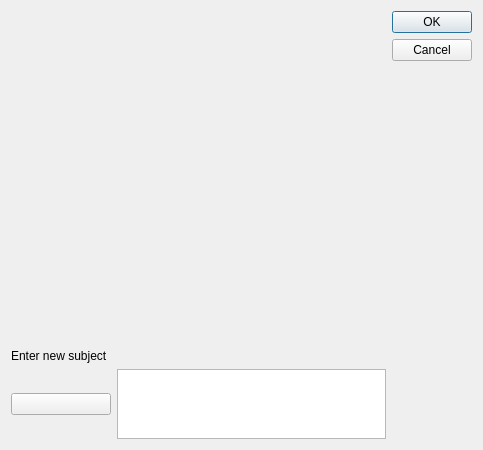
<?xml version="1.0" encoding="UTF-8"?>
<ui version="4.0">
 <class>GroupSubjectDialog</class>
 <widget class="QDialog" name="GroupSubjectDialog">
  <property name="geometry">
   <rect>
    <x>0</x>
    <y>0</y>
    <width>483</width>
    <height>450</height>
   </rect>
  </property>
  <property name="windowTitle">
   <string>Change Subject</string>
  </property>
  <layout class="QHBoxLayout" name="horizontalLayout_2">
   <item>
    <layout class="QVBoxLayout" name="verticalLayout">
     <item>
      <spacer name="verticalSpacer">
       <property name="orientation">
        <enum>Qt::Vertical</enum>
       </property>
       <property name="sizeHint" stdset="0">
        <size>
         <width>20</width>
         <height>40</height>
        </size>
       </property>
      </spacer>
     </item>
     <item>
      <widget class="QLabel" name="label">
       <property name="text">
        <string>Enter new subject</string>
       </property>
       <property name="alignment">
        <set>Qt::AlignBottom|Qt::AlignLeading|Qt::AlignLeft</set>
       </property>
      </widget>
     </item>
     <item>
      <layout class="QHBoxLayout" name="horizontalLayout">
       <item>
        <widget class="QPushButton" name="selectEmojiButton">
         <property name="enabled">
          <bool>true</bool>
         </property>
         <property name="sizePolicy">
          <sizepolicy hsizetype="Minimum" vsizetype="Fixed">
           <horstretch>0</horstretch>
           <verstretch>0</verstretch>
          </sizepolicy>
         </property>
         <property name="minimumSize">
          <size>
           <width>100</width>
           <height>0</height>
          </size>
         </property>
         <property name="maximumSize">
          <size>
           <width>16777215</width>
           <height>16777215</height>
          </size>
         </property>
         <property name="text">
          <string/>
         </property>
         <property name="icon">
          <iconset>
           <normaloff>../../../../../../../../../../../usr/share/yappari/icons/48x48/81-23.png</normaloff>../../../../../../../../../../../usr/share/yappari/icons/48x48/81-23.png</iconset>
         </property>
         <property name="iconSize">
          <size>
           <width>48</width>
           <height>48</height>
          </size>
         </property>
        </widget>
       </item>
       <item>
        <widget class="ChatTextEdit" name="textEdit">
         <property name="maximumSize">
          <size>
           <width>16777215</width>
           <height>70</height>
          </size>
         </property>
        </widget>
       </item>
      </layout>
     </item>
    </layout>
   </item>
   <item>
    <widget class="QDialogButtonBox" name="buttonBox">
     <property name="orientation">
      <enum>Qt::Vertical</enum>
     </property>
     <property name="standardButtons">
      <set>QDialogButtonBox::Cancel|QDialogButtonBox::Ok</set>
     </property>
    </widget>
   </item>
  </layout>
 </widget>
 <customwidgets>
  <customwidget>
   <class>ChatTextEdit</class>
   <extends>QTextEdit</extends>
   <header>Gui/chattextedit.h</header>
  </customwidget>
 </customwidgets>
 <resources/>
 <connections>
  <connection>
   <sender>buttonBox</sender>
   <signal>accepted()</signal>
   <receiver>GroupSubjectDialog</receiver>
   <slot>accept()</slot>
   <hints>
    <hint type="sourcelabel">
     <x>248</x>
     <y>254</y>
    </hint>
    <hint type="destinationlabel">
     <x>157</x>
     <y>274</y>
    </hint>
   </hints>
  </connection>
  <connection>
   <sender>buttonBox</sender>
   <signal>rejected()</signal>
   <receiver>GroupSubjectDialog</receiver>
   <slot>reject()</slot>
   <hints>
    <hint type="sourcelabel">
     <x>316</x>
     <y>260</y>
    </hint>
    <hint type="destinationlabel">
     <x>286</x>
     <y>274</y>
    </hint>
   </hints>
  </connection>
 </connections>
</ui>
